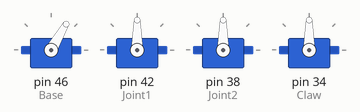
The sketch below on a simulated Arduino Mega 2560, built with avr-gcc and run on an emulated ATmega2560. Parts: 4 × servo.

Above: at 0.1 s.
At 1.1 s:
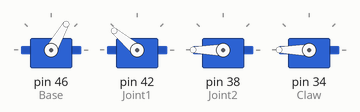
At 30.0 s:
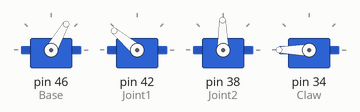
At 34.5 s:
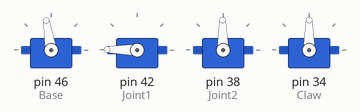
At 35.1 s:
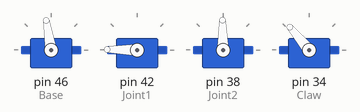
At 39.5 s:
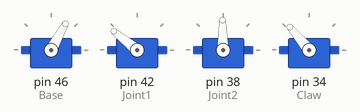
Timing chart, 0 to 40.0 s (numbered marks = the images above):
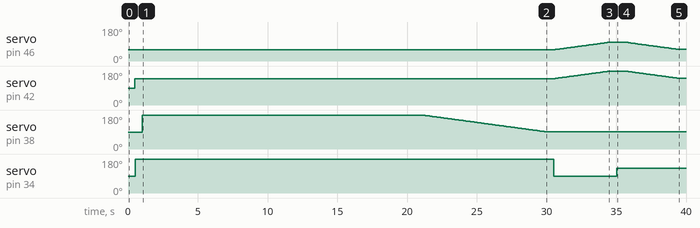

Measured:
- by itself, servo on pin 46 (Base): rises from 60° to 100° in 4.9 s, then falls to 61° in 3.9 s
- by itself, servo on pin 42 (Joint1): rises from 90° to 180° in 35.0 s, then falls to 141° in 3.9 s
- by itself, servo on pin 34 (Claw): 90° → 180° at 0.51 s, → 90° 30.0 s later, → 130° 4.5 s later
- by itself, servo on pin 38 (Joint2): 90° → 180° at 1.0 s, → 179° 20.1 s later, → 178° 0.10 s later, → 177° 0.10 s later, … (90 changes in this stretch)

The sketch:

ArmControl.ino
```cpp
#include <Servo.h>

Servo Base, Joint1, Joint2, Claw;

void setup() {
  Base.attach(46);
  Joint1.attach(42);
  Joint2.attach(38);
  Claw.attach(34);
  rest();
}

void loop() {
  delay(20000);
  grab();
}

void rest() {
  Base.write(60);
  delay(500);
  Joint1.write(140);
  delay(10);
  Claw.write(180);
  delay(500);
  Joint2.write(180);
  delay(10);
}

void grab() {
  for(int i=0; i<90; i++){
    Joint2.write(180-i);
    delay(100);
  }
  delay(500);
  Claw.write(90);
  delay(10);
  for(int i=0; i<40; i++){
    Base.write(60+i);
    Joint1.write(140+i);
    delay(100);
  }
  delay(500);
  Claw.write(130);
  delay(500);
  for(int i=0; i<40; i++){
    Base.write(100-i);
    Joint1.write(180-i);
    delay(100);
  }
  delay(9000000);
}
```
